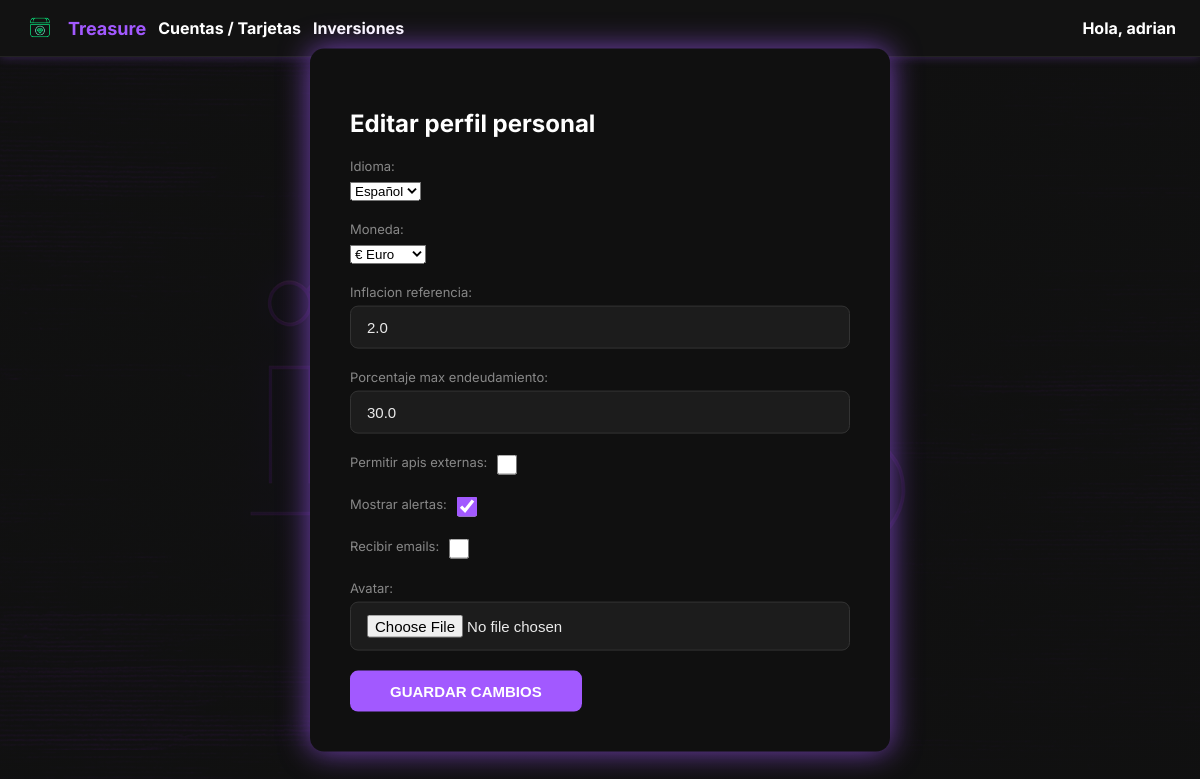
/core/perfil/editar/ (signed in), run on the app's committed database.
### core/models.py (models this page shows, shortened)
class UserProfile(models.Model):
    user = models.OneToOneField(User, on_delete=models.CASCADE)
    idioma = models.CharField(max_length=10, choices=[('es', 'Español'), ('en', 'Inglés')], default='es')
    moneda = models.CharField(max_length=5, choices=[('EUR', '€ Euro'), ('USD', '$ Dólar'), ('BTC', '₿ Bitcoin')], default='EUR')
    inflacion_referencia = models.FloatField(default=2.0)
    porcentaje_max_endeudamiento = models.FloatField(default=30.0)
    permitir_apis_externas = models.BooleanField(default=False)
    mostrar_alertas = models.BooleanField(default=True)
    recibir_emails = models.BooleanField(default=False)
    avatar = models.ImageField(upload_to='avatars/', null=True, blank=True)

### core/views.py (the view)
# urls.py: path('perfil/editar/', editar_perfil, name='editar_perfil'),
@login_required
def editar_perfil(request):
    profile, created = UserProfile.objects.get_or_create(user=request.user)
    if request.method == 'POST':
        form = UserProfileForm(request.POST, request.FILES, instance=profile)
        if form.is_valid():
            form.save()
            return redirect('dashboard')
    else:
        form = UserProfileForm(instance=profile)
    return render(request, 'core/editar_perfil.html', {'form': form})

### core/forms.py
class UserProfileForm(forms.ModelForm):
    class Meta:
        model = UserProfile
        fields = [
            'idioma', 'moneda', 'inflacion_referencia',
            'porcentaje_max_endeudamiento',
            'permitir_apis_externas',
            'mostrar_alertas', 'recibir_emails',
            'avatar'
        ]

### finanzas/context_processors.py (called while the page is built)
def resumen_inversiones_context(request):
    if request.user.is_authenticated:
        resumen = ResumenInversionesMensual.objects.filter(
            usuario=request.user
        ).order_by('-registro__anio', '-registro__mes').first()
    else:
        resumen = None
    return {
        'resumen_inversiones': resumen
    }

### templates/core/editar_perfil.html (shortened to what this page needs)
{% extends "base.html" %}
{% load static %}
{% block body_class %}dashboard-background{% endblock %}
{% block content %}
<div class="profile-form-container">
    <h2>Editar perfil personal</h2>
    <form method="post" enctype="multipart/form-data">
        <div class="form-group">
            {{ form.idioma.label_tag }}
            {{ form.idioma }}
        </div>
        <div class="form-group">
            {{ form.moneda.label_tag }}
            {{ form.moneda }}
        </div>
        <div class="form-group">
            {{ form.inflacion_referencia.label_tag }}
            {{ form.inflacion_referencia }}
        </div>
        <div class="form-group">
            {{ form.porcentaje_max_endeudamiento.label_tag }}
            {{ form.porcentaje_max_endeudamiento }}
        </div>
        <div class="form-group form-group-checkbox">
            {{ form.permitir_apis_externas.label_tag }}
            {{ form.permitir_apis_externas }}
        </div>
        <div class="form-group form-group-checkbox">
            {{ form.mostrar_alertas.label_tag }}
            {{ form.mostrar_alertas }}
        </div>
        <div class="form-group form-group-checkbox">
            {{ form.recibir_emails.label_tag }}
            {{ form.recibir_emails }}
        </div>
        <div class="form-group">
            {{ form.avatar.label_tag }}
            {{ form.avatar }}
        </div>
        <button type="submit" class="btn btn-primary btn-submit-profile">Guardar cambios</button>
    </form>
</div>
{% endblock %}

### templates/base.html (shortened to what this page needs)
{% load static %}
<!DOCTYPE html>
<html lang="es">
<head>
    <link rel="stylesheet" href="{% static 'css/main.css' %}">
</head>
<body class="{% block body_class %}{% endblock %}">
    {% if request.user.is_authenticated and not hide_navbar %}
    <nav class="navbar">
        <div class="navbar-left">
            <img src="{% static 'img/logo_treasure_3.png' %}" class="nav-logo" alt="Treasure Logo">
            <span class="nav-title">Treasure</span>
            <div class="nav-user-dropdown">
                <span class="nav-user-toggle">Cuentas / Tarjetas</span>
            </div>
            <div class="nav-user-dropdown">
                <span class="nav-user-toggle">Inversiones</span>
              </div>
        </div>
        <div class="navbar-right">
            <div class="nav-user-dropdown">
                <span class="nav-user-toggle">
                    Hola, <span class="nav-username">{{ request.user.first_name|default:request.user.username }}</span>
                </span>
            </div>
        </div>
    </nav>
    {% endif %}
    {% block content %}
    {% endblock %}
</body>
</html>

### static/css/main.css (style rules this page uses)
:root { --primary-color: #a259ff; --glow: rgba(162, 89, 255, 0.7); --dark-bg: #101010; --input-bg: #1c1c1c; --text-color: #eaeaea; --muted: #888; --border: #333; }
body { margin: 0; padding: 0; font-family: 'Inter', sans-serif; background-color: #121212; color: #fff; }
body.dashboard-background { background-image: linear-gradient( rgba(18, 18, 18, 0.9), rgba(18, 18, 18, 0.9) ), url('../img/bg-cyberpunk-finanzas.png'); background-size: cover; background-position: center; background-attachment: fixed; }
.profile-form-container { background-color: var(--dark-bg); padding: 40px; border-radius: 14px; width: 100%; max-width: 500px; box-shadow: 0 0 30px var(--glow); position: absolute; top: 50%; left: 50%; transform: translate(-50%, -50%); z-index: 10; }
.form-group-checkbox { display: flex; align-items: center; gap: 10px; margin-bottom: 15px; font-size: 15px; color: var(--text-color); }
.form-group-checkbox input[type="checkbox"] { width: 20px; height: 20px; margin: 0; cursor: pointer; accent-color: var(--primary-color); }
.form-group { margin-bottom: 20px; text-align: left; }
.form-group label { display: block; font-size: 13px; color: var(--muted); margin-bottom: 6px; }
.form-group input { width: 100%; padding: 12px 16px; border: 1px solid var(--border); border-radius: 8px; background-color: var(--input-bg); color: var(--text-color); font-size: 15px; transition: box-shadow 0.3s ease, border-color 0.3s ease; box-sizing: border-box; }
.btn { display: inline-block; padding: 12px 40px; text-align: center; border: none; border-radius: 8px; font-size: 15px; font-weight: bold; text-transform: uppercase; cursor: pointer; transition: box-shadow 0.3s ease, background-color 0.3s ease; text-decoration: none; color: var(--text-color); }
.btn-primary { background-color: var(--primary-color); color: white; }
.navbar { display: flex; justify-content: space-between; align-items: center; background-color: #121212; padding: 12px 24px; box-shadow: 0 0 10px rgba(162, 89, 255, 0.3); border-bottom: 1px solid #222; }
.navbar-left { display: flex; align-items: center; gap: 12px; }
.nav-logo { height: 32px; width: auto; }
.nav-title { font-size: 18px; color: var(--primary-color); font-weight: bold; }
.navbar-right { display: flex; align-items: center; gap: 20px; }
.nav-user-dropdown { position: relative; display: inline-block; }
.nav-user-toggle { cursor: pointer; color: #fff; font-weight: bold; }

### data on the page
UserProfile: idioma "Español", moneda "€ Euro", inflacion_referencia "2.0", porcentaje_max_endeudamiento "30.0", mostrar_alertas "☑"

### other printed values
{{ request.user.first_name|default:request.user.username }} "adrian"
